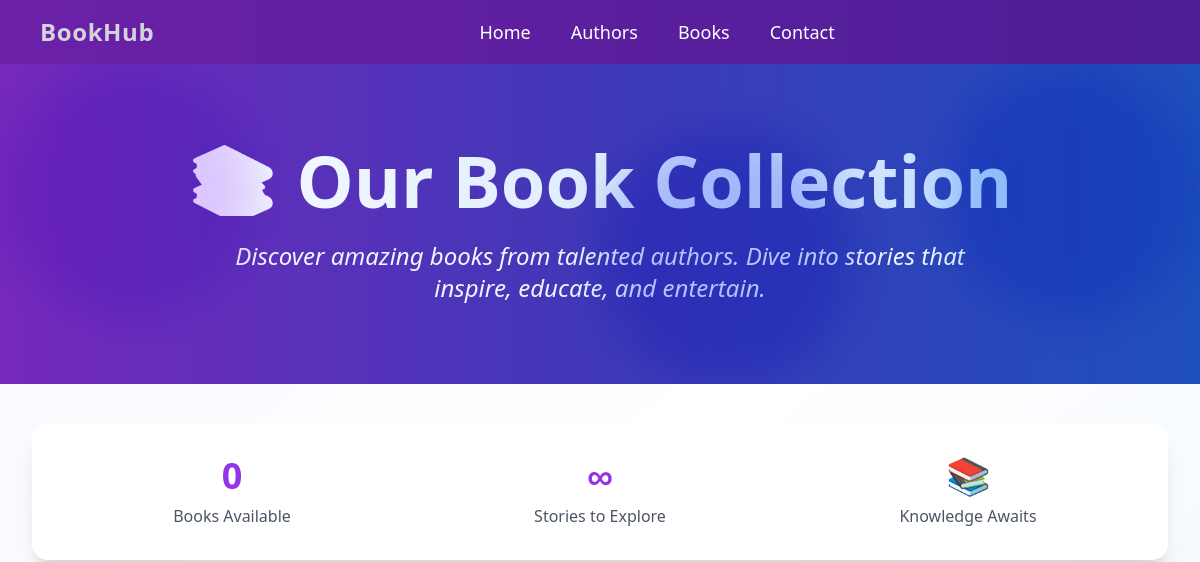
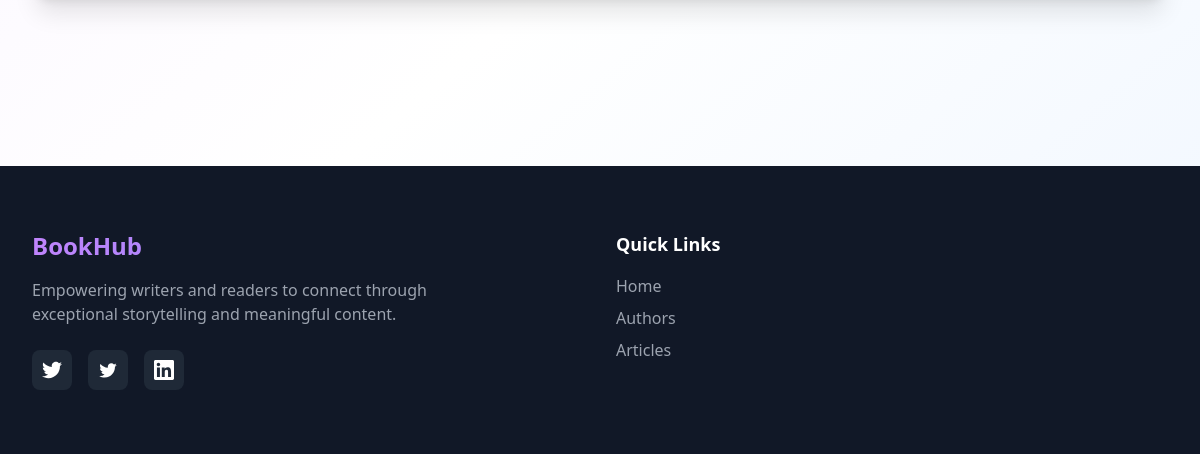
Before: /books with the older database file (2 pictures, top to bottom).
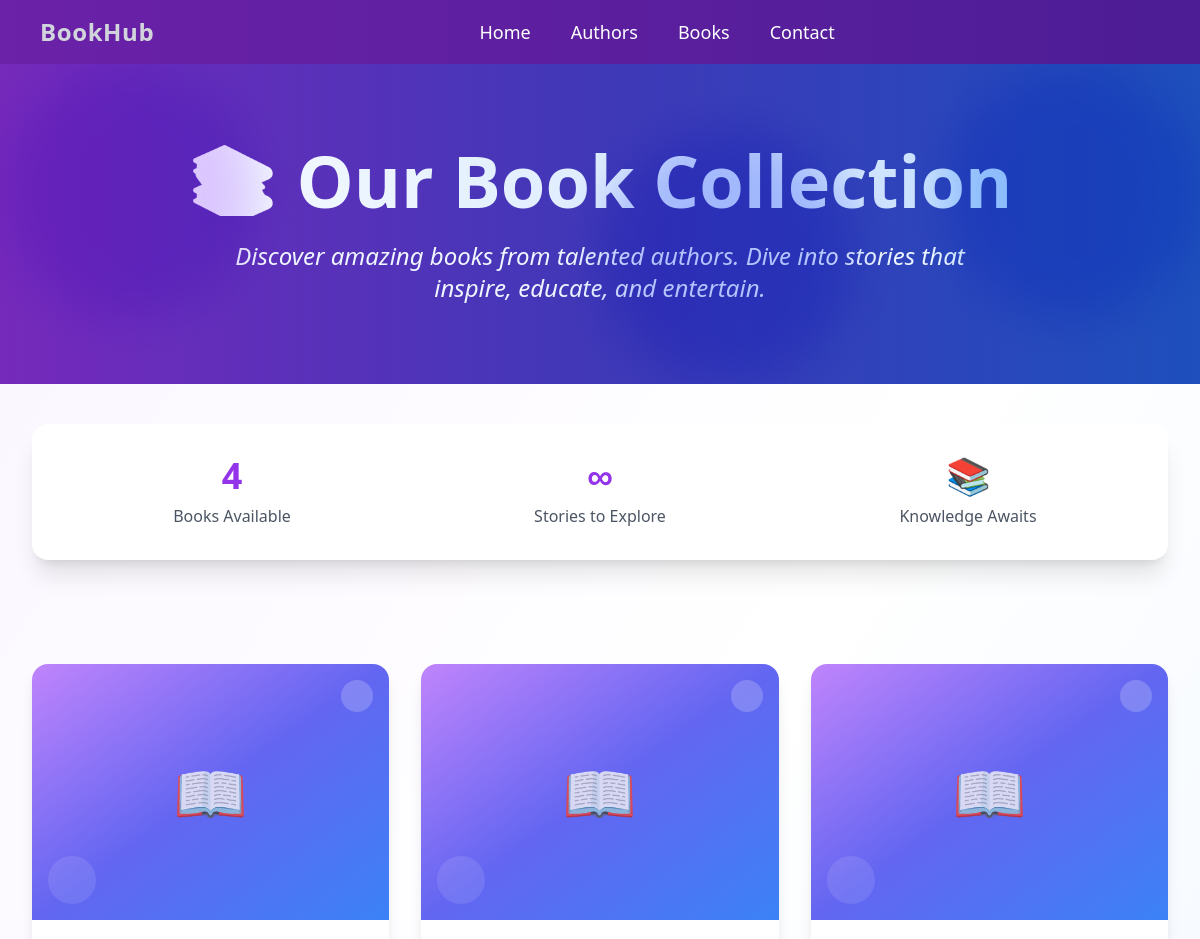
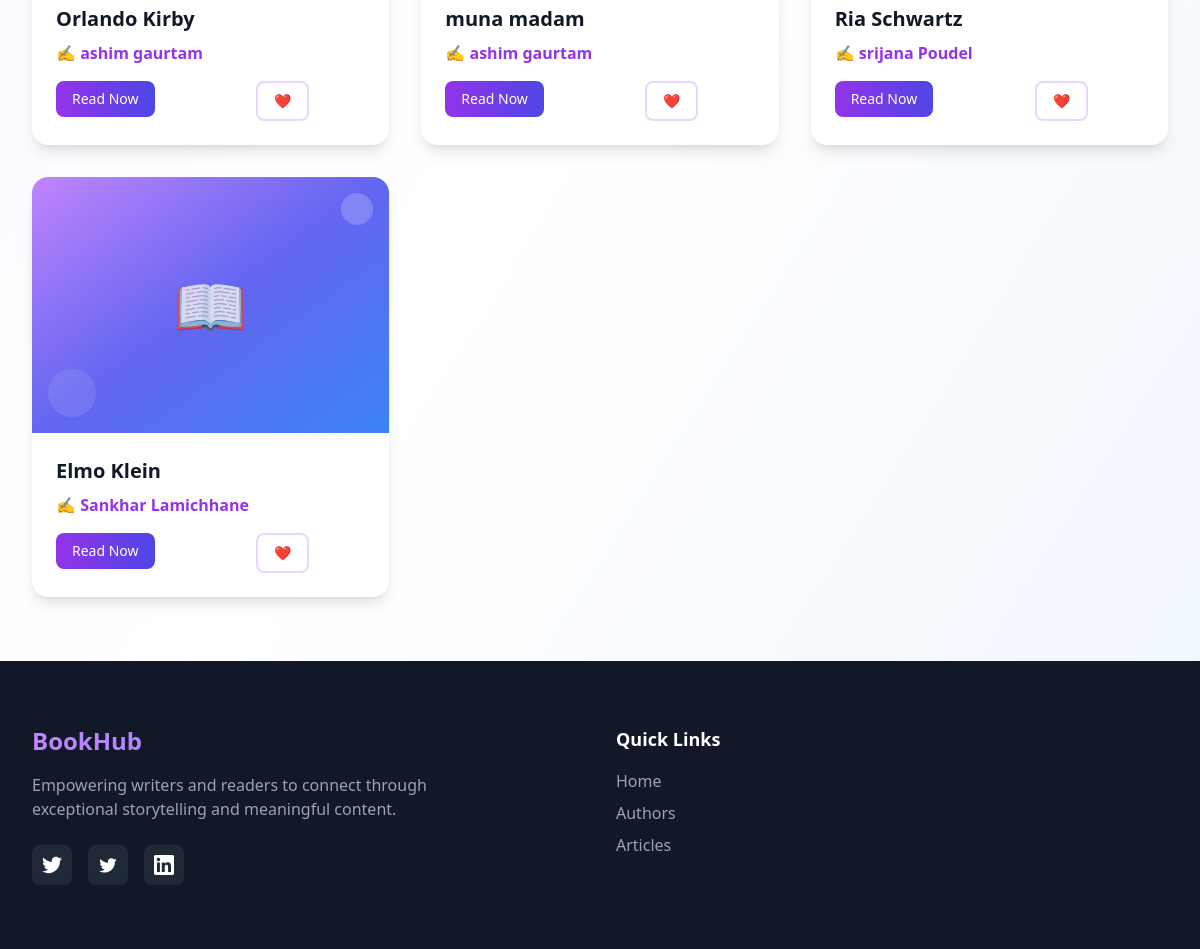
After: the same page with the newer database file (2 pictures, top to bottom).
### home/models.py (models this page shows, shortened)
class Books(models.Model):
    name=models.CharField(max_length=50)
    edition=models.CharField( max_length=50)
    description=models.CharField( max_length=50)
    published_year=models.DateField( auto_now=False, auto_now_add=False)
    page=models.IntegerField()
    author=models.ManyToManyField(Author,blank=True)

class Author(models.Model):
    name = models.CharField(max_length=20)
    age = models.IntegerField()
    gender = models.CharField()
    location = models.CharField()
    isVerified = models.BooleanField()
    email = models.EmailField(null=True)
    phone = models.CharField(max_length=10)

### home/views.py (the view)
# urls.py: path('books', Books_page ,name="books"),
def Books_page(request):
    data=Books.objects.all()
    return render(request,'books.html',{'book':data})

### home/templates/books.html (shortened to what this page needs)
{% extends "base.html" %}
{% block content %}
<body class="bg-gradient-to-br from-purple-50 via-white to-blue-50 min-h-screen">
    <div class="relative overflow-hidden bg-gradient-to-r from-purple-600 via-indigo-600 to-blue-600 text-white">
        <div class="absolute inset-0 bg-black opacity-20"></div>
        <div class="relative max-w-7xl mx-auto px-4 sm:px-6 lg:px-8 py-20">
            <div class="text-center">
                <h1 class="text-5xl md:text-7xl font-bold mb-6 bg-gradient-to-r from-white to-blue-200 bg-clip-text text-transparent">
                </h1>
                <p class="text-xl md:text-2xl text-blue-50 max-w-3xl mx-auto italic">
                    Discover amazing books from talented authors. Dive into stories that inspire, educate, and entertain.
                </p>
            </div>
        </div>
        <div class="absolute top-0 left-0 w-64 h-64 bg-purple-300 rounded-full mix-blend-multiply filter blur-xl opacity-70 animate-pulse"></div>
        <div class="absolute top-0 right-0 w-64 h-64 bg-blue-300 rounded-full mix-blend-multiply filter blur-xl opacity-70 animate-pulse animation-delay-2000"></div>
        <div class="absolute bottom-0 left-1/2 w-64 h-64 bg-indigo-300 rounded-full mix-blend-multiply filter blur-xl opacity-70 animate-pulse animation-delay-4000"></div>
    </div>
     <div class="max-w-7xl mx-auto px-4 sm:px-6 lg:px-8 py-10">
        <div class="bg-white rounded-2xl shadow-xl p-8">
            <div class="grid grid-cols-1 md:grid-cols-3 gap-8 text-center">
                <div class="group">
                    <div class="text-4xl font-bold text-purple-600 mb-2 group-hover:text-indigo-600 transition-colors duration-300">
                        {{ book|length }}
                    </div>
                    <div class="text-gray-600 font-medium">Books Available</div>
                </div>
                <div class="group">
                    <div class="text-4xl font-bold text-purple-600 mb-2 group-hover:text-blue-600 transition-colors duration-300">
                        ∞
                    </div>
                    <div class="text-gray-600 font-medium">Stories to Explore</div>
                </div>
                <div class="group">
                    <div class="text-4xl font-bold text-purple-600 mb-2 group-hover:text-indigo-600 transition-colors duration-300">
                        📚
                    </div>
                    <div class="text-gray-600 font-medium">Knowledge Awaits</div>
                </div>
            </div>
        </div>
    </div>
    <div class="max-w-7xl mx-auto px-4 sm:px-6 lg:px-8 py-16">
        <div class="grid grid-cols-1 md:grid-cols-2 lg:grid-cols-3 xl:grid-cols-4 gap-8">
            {% for book in book %}
            <div class="group bg-white rounded-2xl shadow-lg hover:shadow-2xl transition-all duration-500 transform hover:-translate-y-2 overflow-hidden">
                <div class="relative h-64 bg-gradient-to-br from-purple-400 via-indigo-500 to-blue-500 flex items-center justify-center">
                    <div class="text-white text-6xl opacity-80 group-hover:scale-110 transition-transform duration-300">
                        📖
                    </div>
                    <div class="absolute top-4 right-4 w-8 h-8 bg-white bg-opacity-20 rounded-full"></div>
                    <div class="absolute bottom-4 left-4 w-12 h-12 bg-white bg-opacity-10 rounded-full"></div>
                </div>
                <div class="p-6">
                    <div class="mb-4">
                        <h3 class="text-xl font-bold text-gray-900 mb-2 group-hover:text-purple-600 transition-colors duration-300">
                            <a href="{% url  'singlebook' book.id %}">{{ book.name }}</a>
                        </h3>
                        <p class="text-purple-600 font-semibold flex items-center">
                            {% for b in book.author.all %}
                            <span class="mr-2">✍️ {{b.name}}</span>
                            {% endfor %}
                        </p>
                    </div>
                    <div class="flex gap-2">
                        <a href="{% url 'singlebook' book.id  %}" class="w-48">
                        <button class="flex-1 py-2 px-4 bg-gradient-to-r from-purple-600 to-indigo-600 text-white rounded-lg hover:from-purple-700 hover:to-indigo-700 transition-all duration-300 font-medium text-sm transform hover:scale-105">
                            Read Now
                        </button>
                        </a>
                        <button class="py-2 px-4 border-2 border-purple-200 text-purple-600 rounded-lg hover:bg-purple-50 transition-all duration-300 font-medium text-sm">
                            ❤️
                        </button>
                    </div>
                </div>
            </div>
            {% endfor %}
        </div>
    </div>
</body>
{% endblock content %}

### templates/base.html (shortened to what this page needs)
<!DOCTYPE html>
<html lang="en">
<head>
  <script src="https://cdn.tailwindcss.com"></script>
</head>
<body>
  <nav class="bg-gradient-to-r from-purple-800 to-violet-900 text-white shadow-lg py-4 px-10">
  <div class="flex justify-between items-center">
    <div class="text-2xl font-extrabold tracking-wide">
      <a href="{% url "home" %}" class="hover:opacity-90 transition duration-300 text-gray-300">BookHub</a>
    </div>
    <div class="flex space-x-10 text-lg font-medium">
      <a href="{% url "home" %}" class="hover:text-yellow-300 transition duration-300">Home</a>
      <a href="{% url "authors" %}" class="hover:text-yellow-300 transition duration-300">Authors</a>
      <a href="{% url "books" %}" class="hover:text-yellow-300 transition duration-300">Books</a>
      <a href="#" class="hover:text-yellow-300 transition duration-300">Contact</a>
    </div>
  </div>
</nav>
  {% block content %}{% endblock content %}
   <footer class="bg-gray-900 text-white py-16">
        <div class="max-w-7xl mx-auto px-4 sm:px-6 lg:px-8">
            <div class="grid grid-cols-1 md:grid-cols-4 gap-8">
                <div class="col-span-1 md:col-span-2">
                    <div class="text-2xl font-bold bg-gradient-to-r from-purple-400 to-indigo-400 bg-clip-text text-transparent mb-4">
                    </div>
                    <p class="text-gray-400 mb-6 max-w-md">
                        Empowering writers and readers to connect through exceptional storytelling and meaningful content.
                    </p>
                    <div class="flex space-x-4">
                        <a href="#" class="w-10 h-10 bg-gray-800 rounded-lg flex items-center justify-center hover:bg-purple-600 transition-colors duration-300">
                        </a>
                        <a href="#" class="w-10 h-10 bg-gray-800 rounded-lg flex items-center justify-center hover:bg-purple-600 transition-colors duration-300">
                        </a>
                        <a href="#" class="w-10 h-10 bg-gray-800 rounded-lg flex items-center justify-center hover:bg-purple-600 transition-colors duration-300">
                        </a>
                    </div>
                </div>
                <div>
                    <h3 class="text-lg font-semibold mb-4">Quick Links</h3>
                    <ul class="space-y-2 text-gray-400">
                        <li><a href="#" class="hover:text-white transition-colors duration-300">Home</a></li>
                        <li><a href="#" class="hover:text-white transition-colors duration-300">Authors</a></li>
                        <li><a href="#" class="hover:text-white transition-colors duration-300">Articles</a></li>
</body>
</html>

Changed rows visible on the page:
added Books: name "Orlando Kirby"
added Author: name "ashim gaurtam"
added Books: name "muna madam"
added Books: name "Ria Schwartz"
added Author: name "srijana Poudel", shown under "Ria Schwartz"
added Books: name "Elmo Klein"
added Author: name "Sankhar Lamichhane", shown under "Elmo Klein"
Other visible differences:
{{ book|length }}: "0" → "4"
